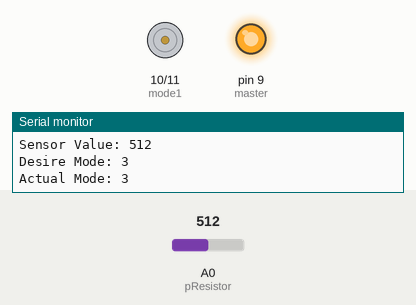
Recording of a sketch running on a simulated Arduino Uno, built with avr-gcc and run on an emulated ATmega328P. On the bench: motor-driver pin pairs drawn as motors (green arrow = first pin HIGH = forward, orange = second pin HIGH = backward, longer = more drive), output pins drawn as LEDs (lit = HIGH), the last lines printed to the serial monitor. The test bench sets the inputs (shaded band); at power-on: A0 (pResistor) = 512.

Above: at 1.2 s.
1.3 s: A0 (pResistor) set to 404
4.3 s: A0 (pResistor) set to 374
At 5.5 s:
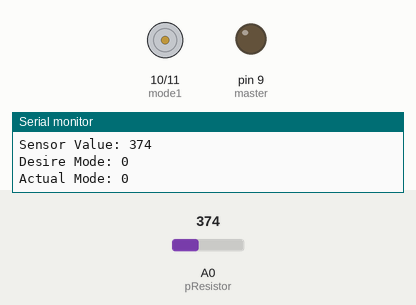
5.8 s: A0 (pResistor) set to 332
At 6.3 s:
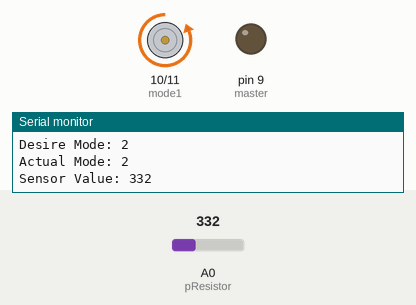
7.3 s: A0 (pResistor) set to 314
At 8.2 s:
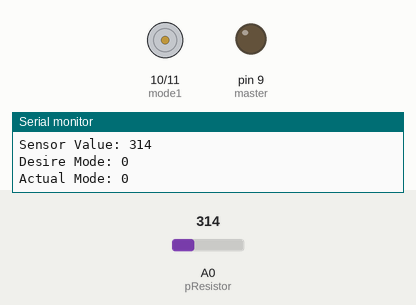
10.3 s: A0 (pResistor) set to 250
At 11.5 s:
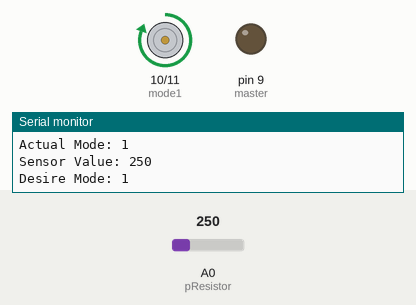
11.8 s: A0 (pResistor) set to 270
At 12.4 s:
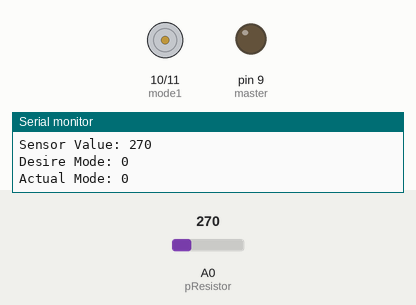
Timing chart, 0 to 14.8 s (numbered marks = the images above; inputs shaded):
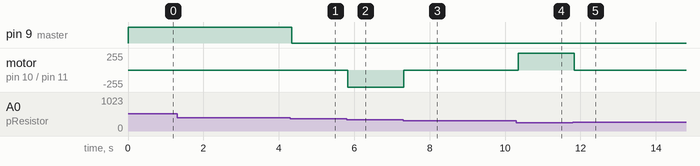

Measured:
- the behaviour switches between 391 and 390 on A0 (pResistor) (found by bisection; images 0 and 1)
- the behaviour switches between 350 and 349 on A0 (pResistor) (found by bisection; images 1 and 2)
- the behaviour switches between 321 and 320 on A0 (pResistor) (found by bisection; images 2 and 3)
- after the input at 4.3 s, pin 9 (master): HIGH → LOW at once
- after the input at 5.8 s, motor on pin 10 (mode1) / pin 11 (mode2): stopped → backward 255/255 at once
- after the input at 7.3 s, motor on pin 10 (mode1) / pin 11 (mode2): backward 255/255 → stopped at once
- after the input at 10.3 s, motor on pin 10 (mode1) / pin 11 (mode2): stopped → forward 255/255 after 0.05 s
- after the input at 11.8 s, motor on pin 10 (mode1) / pin 11 (mode2): forward 255/255 → stopped at once

The sketch:

Airpump_project.ino
```cpp
// In here, master is when the air pump operates at 100% full speed
// Mode1 is when air pump operates at 25% ~ 35% speed
// Mode2 is when air pump operates at 65% ~ 75% speed
// pResistor indicates the photoresistor use for detecting light

//---------------- Variable intialization and declaration -------------------//
int master = 9; // 100% full speed, set variable master equals to 9
int mode1 = 10; // 25% ~ 35% speed, set variable mode1 equals to 10
int mode2 = 11; // 65% ~ 75% speed, set variable mode2 equals to 11
int pResistor = A0; // set variable pResistor equals to A0
int sensorValue; // Declare variable sensorValue for later use
int state; // Declare variable state for later use
//---------------------------------------------------------------------------//


// void setup is run once in the begining of every program
void setup() {
  // Set up the data rate (9600) in baud for serial data communication
  Serial.begin(9600);

  //--- pinMode initialization, set pins on Arduino board to INPUT or OUTPUT ---//
  // Set master (digital pin 9) to output
  pinMode(master, OUTPUT);
  // Set mode1 (digital pin 10) to output, use to control transistor
  pinMode(mode1, OUTPUT);
  // Set mode2 (digital pin 11) to output, also later use to control transistor
  pinMode(mode2, OUTPUT);
  // Set pResistor (analog pin A0) to input
  pinMode(pResistor, INPUT);
  //---------------------------------------------------------------------------//
}


// void loop is executed continuously until the break command is met
void loop() {
  // analogRead() allows us to retrieve the data collected by the photoresistor
  // The retrieved data is then stored in the variable sensorValue which is declared in the "Variable intialization and declaration" section
  sensorValue = analogRead(pResistor);
  // Don't worry about the serial.print below, they are just used to verify the analogRead() is reading the correct values and for debugging purposes
  Serial.print("Sensor Value: ");
  Serial.println(sensorValue);


  //----------------------- Setting the desired state ------------------------//
  // This section of code basically just decide which speed mode (100%, 65% ~ 75%, or 25% ~ 35%) should the motor operates on based on the brightness of the light
  // source, or the values collected by the photoresistor and stored in variable sensorValue
  // The way we did is to employed a series of if-else statement to check each condition we want individually. There's definitely a better way to implement this, but
  // this is the easiest and fastest method.

  // If sensorValue is greater than 230 and less than 260 (230 < sensorValue < 260), then set variable state to 1, which is referred as mode1 (25% ~ 35% speed)
  // Variable state is also declared in the "Variable intialization and declaration" section
  // In this case, we just use variable state to store the desired speed mode, and then we will later use variable state again for executing motor commands
  if (sensorValue > 230 && sensorValue < 260) {
    state = 1;
  }
  // If sensorValue is greater than 320 and less than 350 (320 < sensorValue < 350), then set variable state to 2, which is referred as mode2 (65% ~ 75% speed)
  else if (sensorValue > 320 && sensorValue < 350) {
    state = 2;
  // If sensorValue is greater than 390 (sensorValue > 390), then set variable state to 3, which is referred as master (100% speed)
  } else if (sensorValue > 390) {
    state = 3;
  // If none of the conditions specified above are met, then set variable state to 0, or all OFF mode
  } else {
    state = 0;
  }
  //---------------------------------------------------------------------------//

  // Don't worry about this part too, it's for debugging
  Serial.print("Desire Mode: ");
  Serial.println(state);
  Serial.println("");

  //------------------------- Executing motor commands ------------------------//
  // In this section, we use switch statement to help execute the motor commands. (You can also use if-else statement if you want b/c they are fundamentally the same thing)
  // So so so basically switch statement only runs a certain block of code in its statement depending on the input value
  // EX: if state is 1, then it will only run the block of code starting from "case 1:" to "break;"
  // Keyword "break" in the switch statement allows the program to jump out of the switch statement, avoiding running other unwanted blocks of code

  switch (state) {
    case 0:
      // This block is executed if variable state equals to 0
      // set master (digital pin 9) to low output
      digitalWrite(master, LOW);
      // set mode1 (digital pin 10) to low output
      digitalWrite(mode1, LOW);
      // set mode2 (digital pin 11) to low output
      digitalWrite(mode2, LOW);
      Serial.println("Actual Mode: 0");
      break;
    case 1:
      // This block is executed if variable state equals to 1
      // set master (digital pin 9) to low output
      digitalWrite(master, LOW);
      // set mode1 (digital pin 10) to HIGH output
      digitalWrite(mode1, HIGH);
      // set mode2 (digital pin 11) to low output
      digitalWrite(mode2, LOW);
      Serial.println("Actual Mode: 1");
      break;
    case 2:
      // This block is executed if variable state equals to 2
      // set master (digital pin 9) to low output
      digitalWrite(master, LOW);
      // set mode1 (digital pin 10) to low output
      digitalWrite(mode1, LOW);
      // set mode2 (digital pin 11) to HIGH output
      digitalWrite(mode2, HIGH);
      Serial.println("Actual Mode: 2");
      break;
    case 3:
      // This block is executed if variable state equals to 4
      // set master (digital pin 9) to HIGH output
      digitalWrite(master, HIGH);
      // set mode1 (digital pin 10) to low output
      digitalWrite(mode1, LOW);
      // set mode2 (digital pin 11) to low output
      digitalWrite(mode2, LOW);
      Serial.println("Actual Mode: 3");
      break;
  }

  // Since each control pins (here I mean the master (digital pin 9), mode1 (digital pin 10), mode2 (digital pin 11)) is connected to a TIP120 transistor, by controlling
  // the HIGH and LOW of these output pins, we are able to control the transistors like digital switches. Just imagine when you set a control pin to HIGH, it's like
  // you turn ON/OFF switch on the motor to the ON mode. When you set a output pin to LOW, you bascially turn the ON/OFF switch to OFF mode.

  // Case 0 : All OFF mode. All transistors are OFF, creating open circuit on the breadboard, so the motor won't run at all
  // Case 1 : Mode1, 25% ~ 35% speed
  // Case 2 : Mode2, 65% ~ 75% speed
  // Case 3 : Master, full speed

  //---------------------------------------------------------------------------//

  // Delay the program for 0.050 seconds
  delay(50);

  // Notes:
  // Navigate to the "Tools" tab on top of the screen and select "Serial Monitor" if you want to view the print values used for debugging
}
```
